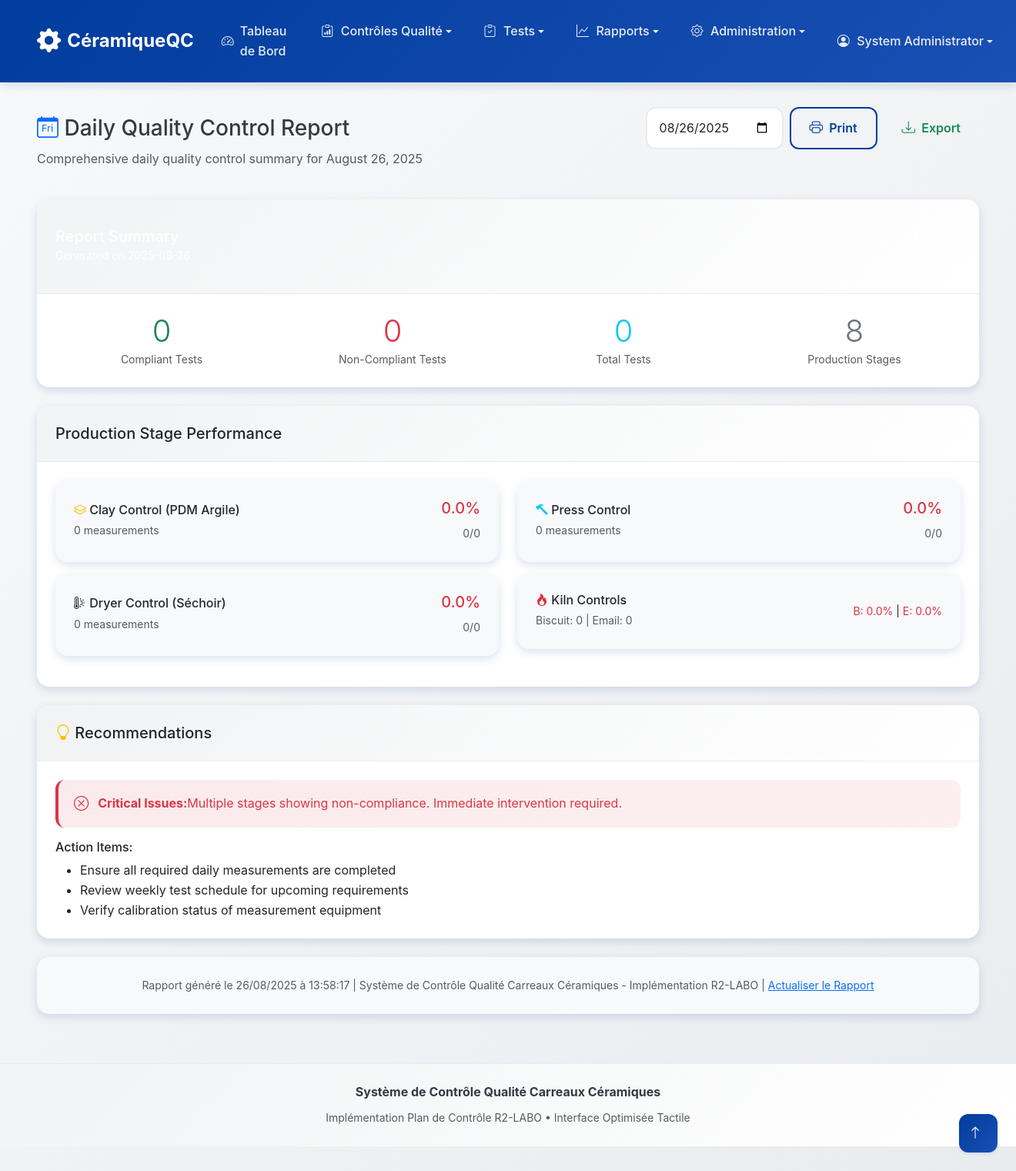
The app's page /reports/daily (signed in), older data.
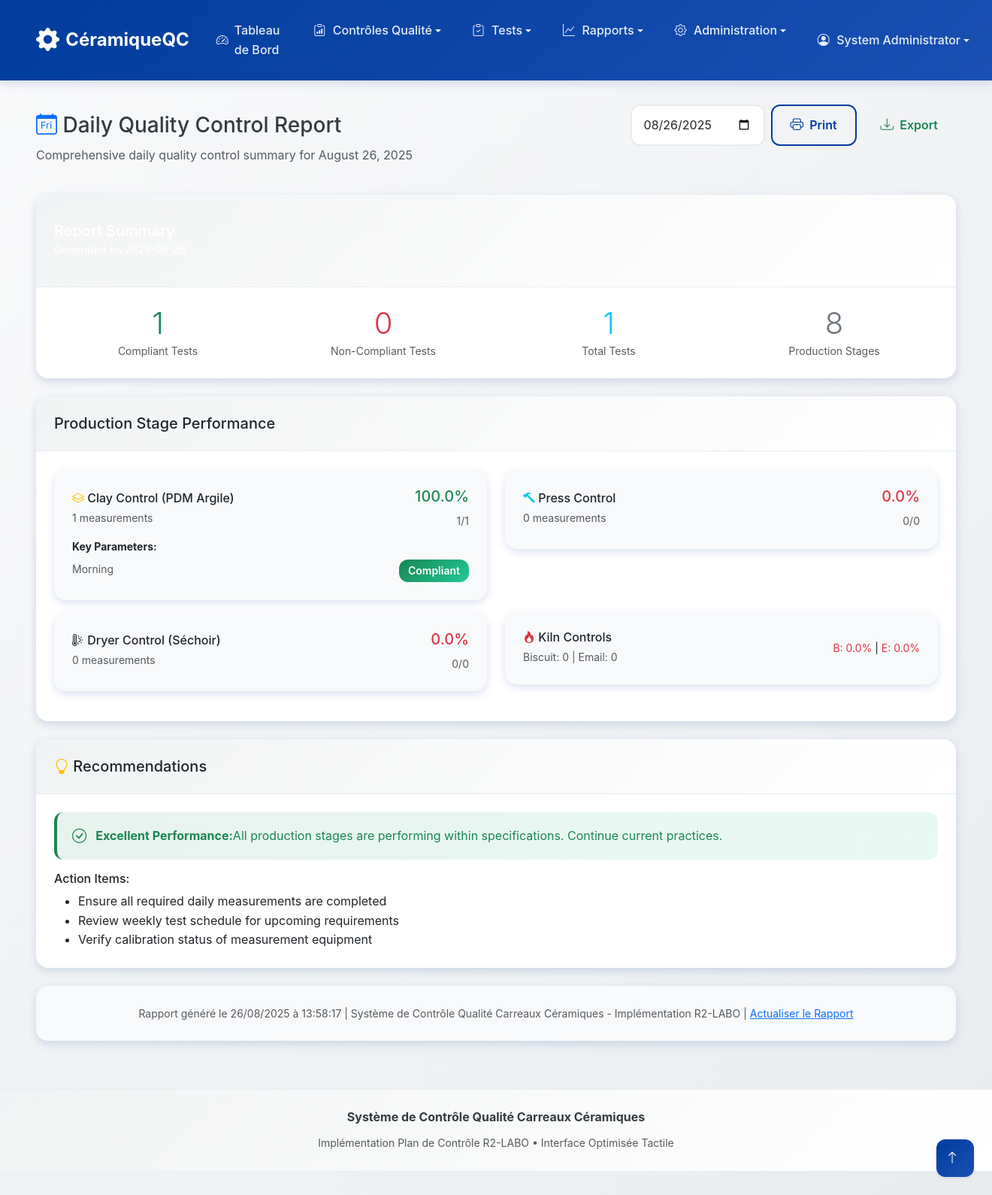
The same page, newer data.
### models.py (models this page shows)
class ClayControl(db.Model):
    id = db.Column(db.Integer, primary_key=True)
    date = db.Column(db.Date, nullable=False, default=date.today)
    shift = db.Column(db.String(20))  # morning, afternoon, night
    measurement_time_1 = db.Column(db.Time)  # First measurement time
    measurement_time_2 = db.Column(db.Time)  # Second measurement time
    humidity_before_prep = db.Column(db.Float)  # 2.5-4.1%
    humidity_after_sieving = db.Column(db.Float)  # 2-3.5%
    humidity_after_prep = db.Column(db.Float)  # 5.3-6.3%
    granulometry_refusal = db.Column(db.Float)  # 10-20%
    calcium_carbonate = db.Column(db.Float)  # 15-25%
    controller_id = db.Column(db.Integer, db.ForeignKey('user.id'))
    compliance_status = db.Column(db.String(20))  # compliant, non_compliant, partial
    notes = db.Column(db.Text)
    created_at = db.Column(db.DateTime, default=datetime.utcnow)
    controller = db.relationship('User', backref='clay_controls')

### routes/reports.py (the view)
@reports_bp.route('/daily')
@login_required
def daily_report():
    report_date = request.args.get('date')
    if report_date:
        try:
            selected_date = date.fromisoformat(report_date)
        except ValueError:
            selected_date = date.today()
    else:
        selected_date = date.today()
    report_data = export_daily_report(selected_date)
    return render_template('reports/daily_report.html',
                         report_data=report_data,
                         selected_date=selected_date)

### app.py (called while the page is built)
@login_manager.user_loader
def load_user(user_id):
    from models import User
    return User.query.get(int(user_id))

### templates/reports/daily_report.html (shortened to what the changed rows need)
{% extends "base.html" %}
{% block content %}
<div class="row mb-4">
    <div class="col-12">
        <div class="d-flex justify-content-between align-items-center">
            <h1 class="h3 mb-0">
                <i class="bi bi-calendar-day text-primary"></i> Daily Quality Control Report
            </h1>
        </div>
    </div>
</div>
{% if report_data %}
<div class="row mb-4">
    <div class="col-12">
        <div class="card border-0 shadow-sm">
            <div class="card-header bg-primary text-white">
                <div class="row align-items-center">
                    <div class="col-md-8">
                        <h5 class="mb-0">Report Summary</h5>
                        <small>Generated on {{ report_data.date }}</small>
                    </div>
                    <div class="col-md-4 text-end">
                        <div class="display-6">
                        </div>
                        <small>Overall Compliance</small>
                    </div>
                </div>
            </div>
            <div class="card-body">
                <div class="row">
                    <div class="col-md-3 text-center">
                        <div class="text-success display-6">{{ report_data.stats.overall.compliant }}</div>
                        <small class="text-muted">Compliant Tests</small>
                    </div>
                    <div class="col-md-3 text-center">
                        <div class="text-danger display-6">{{ report_data.stats.overall.non_compliant }}</div>
                        <small class="text-muted">Non-Compliant Tests</small>
                    </div>
                    <div class="col-md-3 text-center">
                        <div class="text-info display-6">{{ report_data.stats.overall.total }}</div>
                        <small class="text-muted">Total Tests</small>
                    </div>
                    <div class="col-md-3 text-center">
                        <div class="text-secondary display-6">8</div>
                        <small class="text-muted">Production Stages</small>
                    </div>
                </div>
            </div>
        </div>
    </div>
</div>
<div class="row mb-4">
    <div class="col-12">
        <div class="card border-0 shadow-sm">
            <div class="card-header bg-light">
                <h5 class="mb-0"> Production Stage Performance</h5>
            </div>
            <div class="card-body">
                <div class="row">
                    <div class="col-lg-6 mb-3">
                        <div class="card border-0 bg-light">
                            <div class="card-body">
                                <div class="d-flex justify-content-between align-items-center">
                                    <div>
                                        <h6 class="mb-1"><i class="bi bi-layers text-warning"></i> Clay Control (PDM Argile)</h6>
                                        <small class="text-muted">{{ report_data.clay_controls|length }} measurements</small>
                                    </div>
                                    <div class="text-end">
                                        {% set clay_rate = (report_data.stats.clay.compliant / report_data.stats.clay.total * 100) if report_data.stats.clay.total > 0 else 0 %}
                                        <div class="text-{{ 'success' if clay_rate >= 95 else 'warning' if clay_rate >= 80 else 'danger' }} h5">
                                            {{ "%.1f"|format(clay_rate) }}%
                                        </div>
                                        <small class="text-muted">{{ report_data.stats.clay.compliant }}/{{ report_data.stats.clay.total }}</small>
                                    </div>
                                </div>
                                {% if report_data.clay_controls %}
                                <div class="mt-2">
                                    <small><strong>Key Parameters:</strong></small>
                                    {% for control in report_data.clay_controls[:3] %}
                                    <div class="row mt-1">
                                        <div class="col-6">
                                            <small class="text-muted">{{ control.shift|title if control.shift else 'N/A' }}</small>
                                        </div>
                                        <div class="col-6 text-end">
                                            <span class="badge bg-{{ 'success' if control.compliance_status == 'compliant' else 'danger' }}">
                                                {{ control.compliance_status|title }}
                                            </span>
                                        </div>
                                    </div>
                                    {% endfor %}
                                </div>
                                {% endif %}
                            </div>
                        </div>
                    </div>
                    <div class="col-lg-6 mb-3">
                        <div class="card border-0 bg-light">
                            <div class="card-body">
                                <div class="d-flex justify-content-between align-items-center">
                                    <div>
                                        <h6 class="mb-1"><i class="bi bi-hammer text-info"></i> Press Control</h6>
                                        <small class="text-muted">{{ report_data.press_controls|length }} measurements</small>
                                    </div>
                                    <div class="text-end">
                                        {% set press_rate = (report_data.stats.press.compliant / report_data.stats.press.total * 100) if report_data.stats.press.total > 0 else 0 %}
                                        <div class="text-{{ 'success' if press_rate >= 95 else 'warning' if press_rate >= 80 else 'danger' }} h5">
                                            {{ "%.1f"|format(press_rate) }}%
                                        </div>
                                        <small class="text-muted">{{ report_data.stats.press.compliant }}/{{ report_data.stats.press.total }}</small>
                                    </div>
                                </div>
                            </div>
                        </div>
                    </div>
                    <div class="col-lg-6 mb-3">
                        <div class="card border-0 bg-light">
                            <div class="card-body">
                                <div class="d-flex justify-content-between align-items-center">
                                    <div>
                                        <h6 class="mb-1"><i class="bi bi-thermometer-sun text-orange"></i> Dryer Control (Séchoir)</h6>
                                        <small class="text-muted">{{ report_data.dryer_controls|length }} measurements</small>
                                    </div>
                                    <div class="text-end">
                                        {% set dryer_rate = (report_data.stats.dryer.compliant / report_data.stats.dryer.total * 100) if report_data.stats.dryer.total > 0 else 0 %}
                                        <div class="text-{{ 'success' if dryer_rate >= 95 else 'warning' if dryer_rate >= 80 else 'danger' }} h5">
                                            {{ "%.1f"|format(dryer_rate) }}%
                                        </div>
                                        <small class="text-muted">{{ report_data.stats.dryer.compliant }}/{{ report_data.stats.dryer.total }}</small>
                                    </div>
                                </div>
                            </div>
                        </div>
                    </div>
                    <div class="col-lg-6 mb-3">
                        <div class="card border-0 bg-light">
                            <div class="card-body">
                                <div class="d-flex justify-content-between align-items-center">
                                    <div>
                                        <h6 class="mb-1"><i class="bi bi-fire text-danger"></i> Kiln Controls</h6>
                                        <small class="text-muted">Biscuit: {{ report_data.biscuit_kiln_controls|length }} | Email: {{ report_data.email_kiln_controls|length }}</small>
                                    </div>
                                    <div class="text-end">
                                        {% set biscuit_rate = (report_data.stats.biscuit_kiln.compliant / report_data.stats.biscuit_kiln.total * 100) if report_data.stats.biscuit_kiln.total > 0 else 0 %}
                                        {% set email_rate = (report_data.stats.email_kiln.compliant / report_data.stats.email_kiln.total * 100) if report_data.stats.email_kiln.total > 0 else 0 %}
                                        <div class="small">
                                            <span class="text-{{ 'success' if biscuit_rate >= 95 else 'warning' if biscuit_rate >= 80 else 'danger' }}">
                                                B: {{ "%.1f"|format(biscuit_rate) }}%
                                            </span> |
                                            <span class="text-{{ 'success' if email_rate >= 95 else 'warning' if email_rate >= 80 else 'danger' }}">
                                                E: {{ "%.1f"|format(email_rate) }}%
                                            </span>
                                        </div>
                                    </div>
                                </div>
                            </div>
                        </div>
                    </div>
                </div>
            </div>
        </div>
    </div>
</div>
<div class="row mb-4">
    <div class="col-12">
        <div class="card border-0 shadow-sm">
            <div class="card-header bg-light">
                <h5 class="mb-0"><i class="bi bi-lightbulb text-warning"></i> Recommendations</h5>
            </div>
            <div class="card-body">
                {% if report_data.stats.overall.compliance_rate >= 98 %}
                <div class="alert alert-success">
                    <i class="bi bi-check-circle"></i>
                    <strong>Excellent Performance:</strong> All production stages are performing within specifications. Continue current practices.
                </div>
                {% elif report_data.stats.overall.compliance_rate >= 95 %}
                <div class="alert alert-info">
                    <i class="bi bi-info-circle"></i>
                    <strong>Good Performance:</strong> Most stages are compliant. Monitor non-compliant areas for trends.
                </div>
                {% elif report_data.stats.overall.compliance_rate >= 80 %}
                <div class="alert alert-warning">
                    <i class="bi bi-exclamation-triangle"></i>
                    <strong>Attention Required:</strong> Several non-conformities detected. Review processes and implement corrective actions.
                </div>
                {% else %}
                <div class="alert alert-danger">
                    <i class="bi bi-x-circle"></i>
                    <strong>Critical Issues:</strong> Multiple stages showing non-compliance. Immediate intervention required.
                </div>
                {% endif %}
                <h6 class="mt-3">Action Items:</h6>
                <ul class="mb-0">
                    {% if report_data.stats.overall.total < 20 %}
                    <li>Ensure all required daily measurements are completed</li>
                    {% endif %}
                    <li>Review weekly test schedule for upcoming requirements</li>
                    <li>Verify calibration status of measurement equipment</li>
                </ul>
            </div>
        </div>
    </div>
</div>
{% endif %}
{% endblock %}

Row changes from the older to the newer data that the page shows:
now on this page (row edited): ClayControl: shift "Morning", compliance_status "Compliant"
Text that changed along with them:
{{ report_data.stats.overall.compliant }}: "0" → "1"
{{ report_data.stats.overall.total }}: "0" → "1"
{{ report_data.clay_controls|length }}: "0" → "1"
{{ "%.1f"|format(clay_rate) }}: "0.0" → "100.0"
{{ report_data.stats.clay.compliant }}: "0" → "1"
{{ report_data.stats.clay.total }}: "0" → "1"
text no longer shown: "Critical Issues: Multiple stages showing non-compliance. Immediate intervention required."
text now shown: "Key Parameters: Excellent Performance: All production stages are performing within specifications. Continue current practices."
